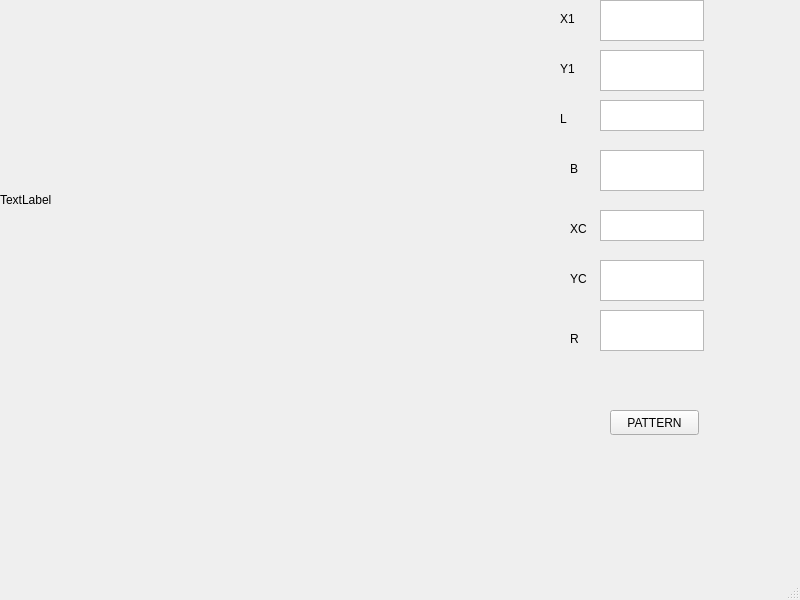
<?xml version="1.0" encoding="UTF-8"?>
<ui version="4.0">
 <class>MainWindow</class>
 <widget class="QMainWindow" name="MainWindow">
  <property name="geometry">
   <rect>
    <x>0</x>
    <y>0</y>
    <width>800</width>
    <height>600</height>
   </rect>
  </property>
  <property name="windowTitle">
   <string>MainWindow</string>
  </property>
  <widget class="QWidget" name="centralwidget">
   <widget class="QTextEdit" name="textEdit">
    <property name="geometry">
     <rect>
      <x>600</x>
      <y>0</y>
      <width>104</width>
      <height>41</height>
     </rect>
    </property>
   </widget>
   <widget class="QTextEdit" name="textEdit_2">
    <property name="geometry">
     <rect>
      <x>600</x>
      <y>50</y>
      <width>104</width>
      <height>41</height>
     </rect>
    </property>
   </widget>
   <widget class="QTextEdit" name="textEdit_3">
    <property name="geometry">
     <rect>
      <x>600</x>
      <y>100</y>
      <width>104</width>
      <height>31</height>
     </rect>
    </property>
   </widget>
   <widget class="QTextEdit" name="textEdit_4">
    <property name="geometry">
     <rect>
      <x>600</x>
      <y>150</y>
      <width>104</width>
      <height>41</height>
     </rect>
    </property>
   </widget>
   <widget class="QTextEdit" name="textEdit_5">
    <property name="geometry">
     <rect>
      <x>600</x>
      <y>210</y>
      <width>104</width>
      <height>31</height>
     </rect>
    </property>
   </widget>
   <widget class="QTextEdit" name="textEdit_6">
    <property name="geometry">
     <rect>
      <x>600</x>
      <y>260</y>
      <width>104</width>
      <height>41</height>
     </rect>
    </property>
   </widget>
   <widget class="QTextEdit" name="textEdit_7">
    <property name="geometry">
     <rect>
      <x>600</x>
      <y>310</y>
      <width>104</width>
      <height>41</height>
     </rect>
    </property>
   </widget>
   <widget class="QLabel" name="label">
    <property name="geometry">
     <rect>
      <x>560</x>
      <y>10</y>
      <width>67</width>
      <height>17</height>
     </rect>
    </property>
    <property name="text">
     <string>X1</string>
    </property>
   </widget>
   <widget class="QLabel" name="label_2">
    <property name="geometry">
     <rect>
      <x>560</x>
      <y>60</y>
      <width>67</width>
      <height>17</height>
     </rect>
    </property>
    <property name="text">
     <string>Y1</string>
    </property>
   </widget>
   <widget class="QLabel" name="label_3">
    <property name="geometry">
     <rect>
      <x>560</x>
      <y>110</y>
      <width>67</width>
      <height>17</height>
     </rect>
    </property>
    <property name="text">
     <string>L</string>
    </property>
   </widget>
   <widget class="QLabel" name="label_4">
    <property name="geometry">
     <rect>
      <x>570</x>
      <y>160</y>
      <width>67</width>
      <height>17</height>
     </rect>
    </property>
    <property name="text">
     <string>B</string>
    </property>
   </widget>
   <widget class="QLabel" name="label_5">
    <property name="geometry">
     <rect>
      <x>570</x>
      <y>220</y>
      <width>67</width>
      <height>17</height>
     </rect>
    </property>
    <property name="text">
     <string>XC</string>
    </property>
   </widget>
   <widget class="QLabel" name="label_6">
    <property name="geometry">
     <rect>
      <x>570</x>
      <y>270</y>
      <width>67</width>
      <height>17</height>
     </rect>
    </property>
    <property name="text">
     <string>YC</string>
    </property>
   </widget>
   <widget class="QLabel" name="label_7">
    <property name="geometry">
     <rect>
      <x>570</x>
      <y>330</y>
      <width>67</width>
      <height>17</height>
     </rect>
    </property>
    <property name="text">
     <string>R</string>
    </property>
   </widget>
   <widget class="QPushButton" name="pushButton">
    <property name="geometry">
     <rect>
      <x>610</x>
      <y>410</y>
      <width>89</width>
      <height>25</height>
     </rect>
    </property>
    <property name="text">
     <string>PATTERN</string>
    </property>
   </widget>
   <widget class="QLabel" name="label_8">
    <property name="geometry">
     <rect>
      <x>0</x>
      <y>0</y>
      <width>400</width>
      <height>400</height>
     </rect>
    </property>
    <property name="text">
     <string>TextLabel</string>
    </property>
   </widget>
  </widget>
  <widget class="QMenuBar" name="menubar">
   <property name="geometry">
    <rect>
     <x>0</x>
     <y>0</y>
     <width>800</width>
     <height>25</height>
    </rect>
   </property>
  </widget>
  <widget class="QStatusBar" name="statusbar"/>
 </widget>
 <resources/>
 <connections/>
</ui>
